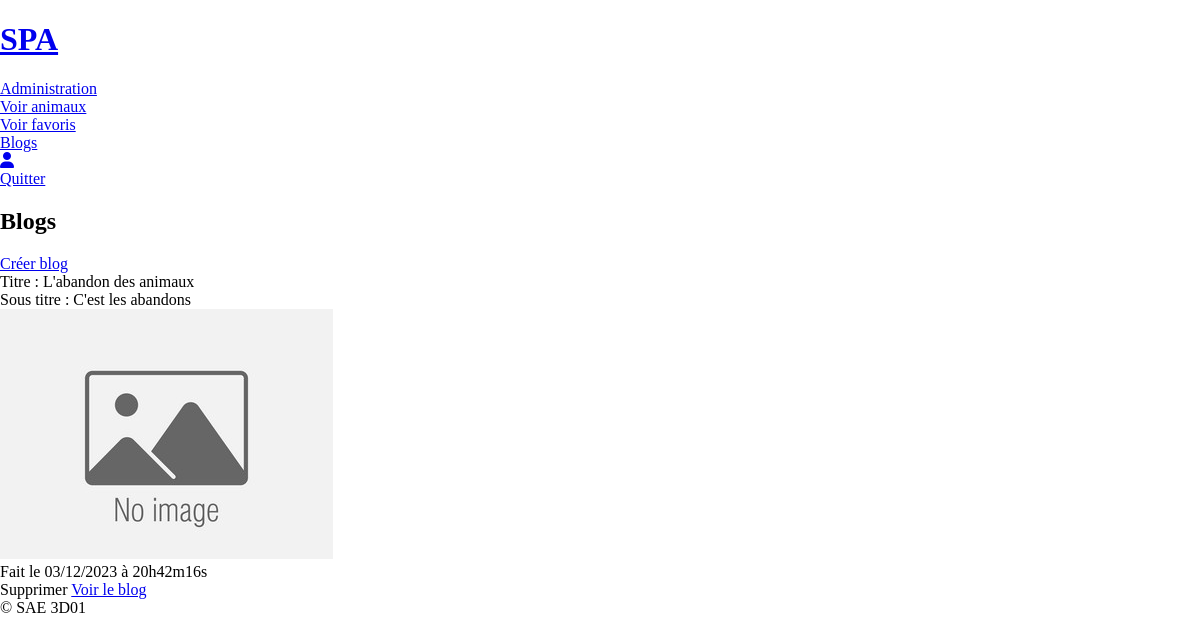
/index.php?action=blogs (signed in), run on the app's committed database.
### tables this page shows
CREATE TABLE IF NOT EXISTS `blog` (
  `id_blog` int NOT NULL AUTO_INCREMENT,
  `titre` varchar(50) NOT NULL,
  `sousTitre` text NOT NULL,
  `contenu` longtext NOT NULL,
  `image` varchar(50) NOT NULL,
  `dateCreation` datetime NOT NULL,
  PRIMARY KEY (`id_blog`)
);

### controleur/blog.php (called while the page is built, shortened)
<?php
require_once 'modele/blog.php';
function blogs(){
    $ObjectBlog = new Blog();
    $blogs = $ObjectBlog->getBlogs();
    require "vue/blog/read.php";
}

### modele/blog.php (called while the page is built, shortened)
<?php
require_once "modele/modele.php";
class Blog extends database
{
    public function getBlogs(){
        $req = '
           SELECT *
           FROM blog
           ';
        $res = $this->execReq($req);
        return $res;
    }
}

### modele/modele.php (called while the page is built, shortened)
<?php
abstract class database {
    private $bdd;
    protected function execReq($req) {
        return $this->connexionBDD()->query($req)->fetchAll(PDO::FETCH_ASSOC);
    }
    private function connexionBDD() {
        if(!isset($this->bdd)){
            try {
                $options=array(PDO::MYSQL_ATTR_INIT_COMMAND => "SET NAMES utf8");
                $this->bdd=new PDO('mysql:host='.DBHOST.';dbname='.DBNAME, DBUSER, DBPWD, $options);
            }
            catch(Exception $err) {
                throw new Exception("Connexion à la BDD");
            }
        }
        return $this->bdd;
    }
}

### vue/blog/read.php (the view, shortened to what this page needs)
    <?php
        if (isset($_SESSION['ROLE']) && $_SESSION['ROLE'] == "ADMIN"){
            echo("<a href='index.php?action=ajouterBlog'>Créer blog</a>");
        }
    ?>
    <div class="blogs">
        <?php
        foreach($blogs as $blog){
            $dateTime = $blog['dateCreation'];
            $date = explode("-", explode(" ", $dateTime)[0]);
            $year = $date[0];
            $month = $date[1];
            $day = $date[2];
            $date = $day . "/" . $month . "/" . $year;
            $time = explode(":", explode(" ", $dateTime)[1]);
            $hours = $time[0];
            $minutes = $time[1];
            $seconds = $time[2];
            $time = $hours . "h" . $minutes . "m" . $seconds . "s";
            ?>
            <div class="">
                <p>Titre : <?= $blog['titre'] ?></p>
                <p>Sous titre : <?= $blog['sousTitre'] ?></p>
                <img src="photoBlog/<?= $blog['image'] ?>" alt="">
                <p>Fait le <?= $date ?> à <?= $time ?> </p>
                <?php
                    if (isset($_SESSION['ROLE']) && $_SESSION['ROLE'] == "ADMIN") {
                ?>
                        <a onclick="modalVerif(this, '<?=$blog['titre']?>', 'blog', <?=$blog['id_blog']?>)">Supprimer</a>
                <?php
                    }
                ?>
                <a href="index.php?action=blog&&idBlog=<?= $blog['id_blog'] ?>">Voir le blog</a>
            </div>
            <?php
        }
        ?>
    </div>
<?php
require "vue/gabarit.php";

### style/style.css (style rules this page uses)
body { padding: 0; margin: 0; }
.card h2, p { margin: 0; }

### data on the page
blog: titre "L'abandon des animaux", sousTitre "C'est les abandons", image (placeholder picture), dateCreation "03/12/2023", dateCreation "20h42m16s"

### other printed values
$header "SPA"
$titre "Blogs"
$footer "© SAE 3D01"
